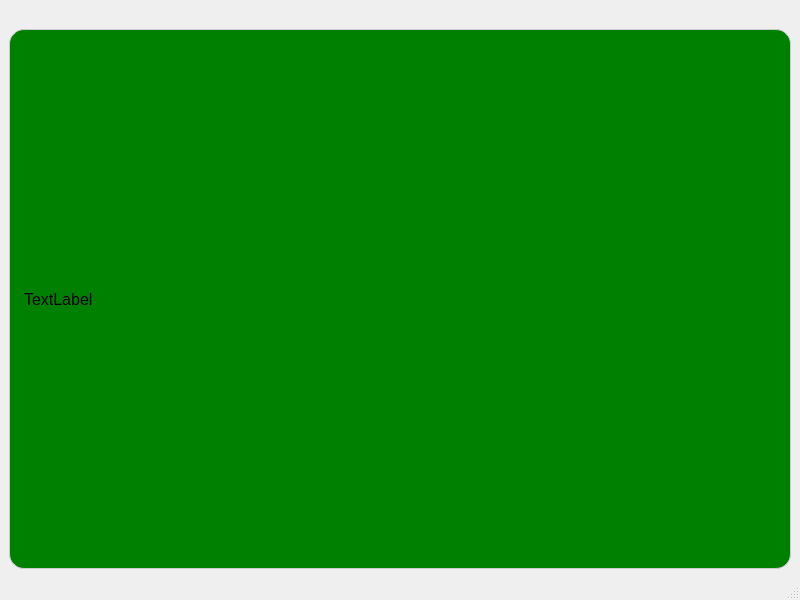
<?xml version="1.0" encoding="UTF-8"?>
<ui version="4.0">
 <class>resultsPage</class>
 <widget class="QMainWindow" name="resultsPage">
  <property name="geometry">
   <rect>
    <x>0</x>
    <y>0</y>
    <width>800</width>
    <height>600</height>
   </rect>
  </property>
  <property name="windowTitle">
   <string>MainWindow</string>
  </property>
  <widget class="QWidget" name="centralwidget">
   <layout class="QVBoxLayout" name="verticalLayout">
    <item>
     <spacer name="horizontalSpacer">
      <property name="orientation">
       <enum>Qt::Horizontal</enum>
      </property>
      <property name="sizeHint" stdset="0">
       <size>
        <width>40</width>
        <height>20</height>
       </size>
      </property>
     </spacer>
    </item>
    <item>
     <layout class="QVBoxLayout" name="verticalLayout_2">
      <item>
       <widget class="QLabel" name="label">
        <property name="styleSheet">
         <string notr="true">    border: 1px solid #cccccc;   /* Light gray border */
    border-radius: 15px;         /* Softly rounded corners */
    padding: 5px 10px;           /* Padding for text inside the bar */
    font-size: 16px;             /* Suitable font size */
    background-color: green;     /* White background */
    text-align: center; /* Align text to the left */
</string>
        </property>
        <property name="text">
         <string>TextLabel</string>
        </property>
       </widget>
      </item>
     </layout>
    </item>
   </layout>
  </widget>
  <widget class="QMenuBar" name="menubar">
   <property name="geometry">
    <rect>
     <x>0</x>
     <y>0</y>
     <width>800</width>
     <height>21</height>
    </rect>
   </property>
  </widget>
  <widget class="QStatusBar" name="statusbar"/>
 </widget>
 <resources/>
 <connections/>
</ui>
